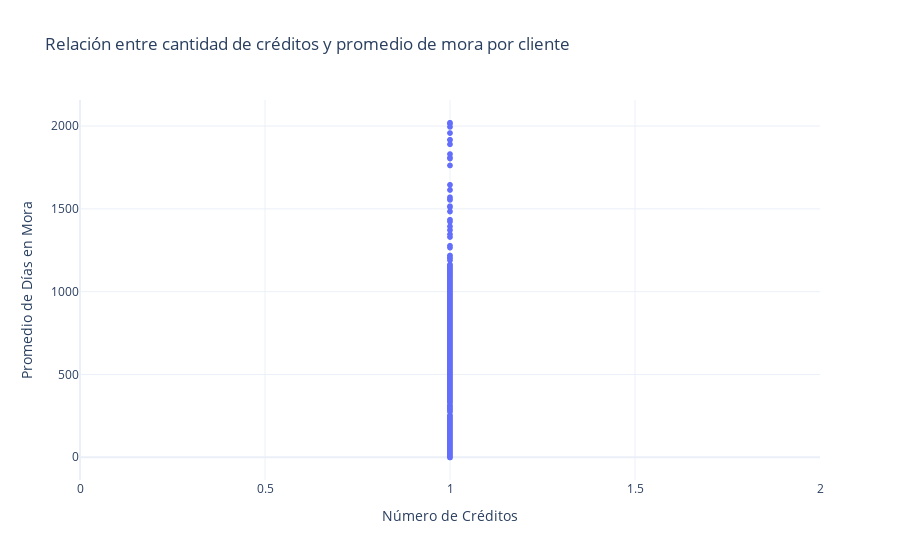

Here is the notebook cell this chart was saved with:
### Code cell
fig = px.scatter(
    clientes_analisis,
    x='n_creditos',
    y='promedio_mora',
    title='Relación entre cantidad de créditos y promedio de mora por cliente',
    labels={'n_creditos': 'Número de Créditos', 'promedio_mora': 'Promedio de Días en Mora'},
    hover_data=['client_id_anon'],
    template='plotly_white'
)
fig.show()

### Figure 1 — Plotly figure (JSON) as saved in the notebook; plotly's stock layout.template omitted (floating-point values rounded to 4 significant figures; data arrays with more than 128 entries replaced by an {"elided": "..."} marker saying what was removed)
{"data": [{"customdata": {"elided": "5978x1 str values"}, "hovertemplate": "Número de Créditos=%{x}<br>Promedio de Días en Mora=%{y}<br>client_id_anon=%{customdata[0]}<extra></extra>", "legendgroup": "", "marker": {"color": "#636efa", "symbol": "circle"}, "mode": "markers", "name": "", "showlegend": false, "type": "scattergl", "x": {"elided": "5978 int values"}, "xaxis": "x", "y": {"elided": "5978 float values"}, "yaxis": "y"}], "layout": {"autosize": true, "legend": {"tracegroupgap": 0}, "title": {"text": "Relación entre cantidad de créditos y promedio de mora por cliente"}, "xaxis": {"anchor": "y", "autorange": true, "domain": [0, 1], "range": [0, 2], "title": {"text": "Número de Créditos"}, "type": "linear"}, "yaxis": {"anchor": "x", "autorange": true, "domain": [0, 1], "range": [-166.7, 2187.0], "title": {"text": "Promedio de Días en Mora"}, "type": "linear"}}}
